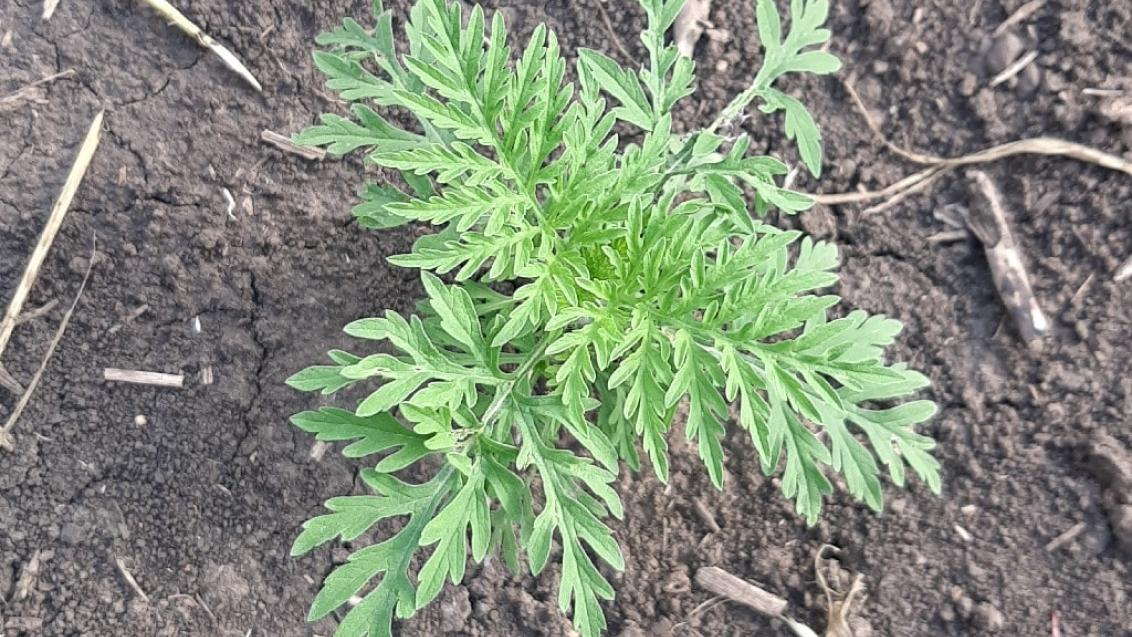
#> input picture HW10_Inference/PR1_Seldon/tests/test_image.jpg, 1132 x 637 px
$ python test_api.py --image tests/test_image.jpg
#> lines starting #> are read from the running program, lines starting #| are printed output that depends on the picture
#!/usr/bin/env python3
"""
Тестування API мікросервісу Seldon Core.
"""

import requests
import json
import argparse
import numpy as np
from PIL import Image
import os
import logging

# Налаштування логування
logging.basicConfig(level=logging.INFO)
logger = logging.getLogger(__name__)

def test_seldon_api(image_path, host="localhost", port=9000):
    """Тестування API Seldon"""
#> called with image_path = 'tests/test_image.jpg', host = 'localhost', port = 9000
    try:
        # Завантаження зображення
        logger.info(f"Завантаження зображення: {image_path}")
        image = Image.open(image_path).convert('RGB')
#> image is the input picture: PIL image 1132x637 RGB; mean R, G, B 130.3, 140.1, 122

        # Перетворення зображення в масив
        image = image.resize((224, 224))
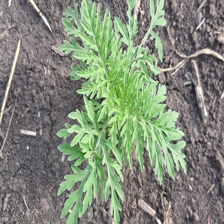
#> image: PIL image 224x224 RGB; mean R, G, B 130.3, 140.1, 122
        image_array = np.array(image)

        # Формування запиту
        payload = {
            "data": {
                "ndarray": image_array.tolist()
            }
        }

        # URL для запиту
        url = f"http://{host}:{port}/api/v1.0/predictions"
        logger.info(f"Надсилання запиту на: {url}")

        # Надсилання запиту з обробкою помилок
        try:
            response = requests.post(url, json=payload, timeout=10)
        except requests.exceptions.ConnectionError:
            # Пробуємо альтернативний URL для FastAPI-сервера
            logger.warning(f"Не вдалося підключитися до {url}, пробуємо альтернативний URL /predict")
            url = f"http://{host}:{port}/predict"
            logger.info(f"Надсилання запиту на: {url}")

            # Надсилаємо як multipart/form-data
            files = {"file": ("image.jpg", open(image_path, "rb"), "image/jpeg")}
            data = {"confidence": "0.0"}
            response = requests.post(url, files=files, data=data, timeout=10)

        # Перевірка статусу відповіді
        if response.status_code == 200:
            result = response.json()

            # Виведення результатів
            print("\nРезультати API запиту:")
            print(json.dumps(result, indent=2))
            print("\nТоп прогнозувань:")

            if "predictions" in result:
                for pred in result["predictions"]:
                    print(f"{pred['rank']}. {pred['class_name']}: {pred['probability']:.4f}")
            else:
                print("Структура відповіді не містить прогнозувань")
        else:
            print(f"Помилка запиту: {response.status_code}")
            print(response.text)

    except Exception as e:
        logger.error(f"Помилка при тестуванні API: {e}")
        import traceback
        traceback.print_exc()

def find_test_image():
    """Поиск тестового изображения"""
    test_dirs = ["tests", "test", "./", "../"]
    image_types = ["test_image.jpg", "test.jpg", "sample.jpg", "image.jpg"]

    for test_dir in test_dirs:
        for img_type in image_types:
            path = os.path.join(test_dir, img_type)
            if os.path.exists(path):
                return path

    # Если изображение не найдено, создаем временное
    logger.warning("Тестовое изображение не найдено, создаем временное")
    img = Image.new('RGB', (224, 224), color='white')
    tmp_path = 'temp_test_image.jpg'
    img.save(tmp_path)
    return tmp_path

if __name__ == "__main__":
    parser = argparse.ArgumentParser(description="Тестирование API Seldon Core")
    parser.add_argument("--image", type=str, help="Путь к изображению для тестирования")
    parser.add_argument("--host", type=str, default="localhost", help="Хост API (по умолчанию: localhost)")
    parser.add_argument("--port", type=int, default=9000, help="Порт API (по умолчанию: 9000)")

    args = parser.parse_args()

    # Если путь к изображению не указан, ищем его
    if not args.image:
        args.image = find_test_image()

    test_seldon_api(args.image, args.host, args.port)
#> (the call stopped at in test_seldon_api, `response = requests.post(url, json=payload, timeout=10)`: requests is not available in this run)

    # Удаляем временный файл если он был создан
    if args.image == 'temp_test_image.jpg' and os.path.exists(args.image):
        os.remove(args.image)

$ run again, with HW10_Inference/PR3_Triton/tests/test_image.jpg copied over HW10_Inference/PR1_Seldon/tests/test_image.jpg
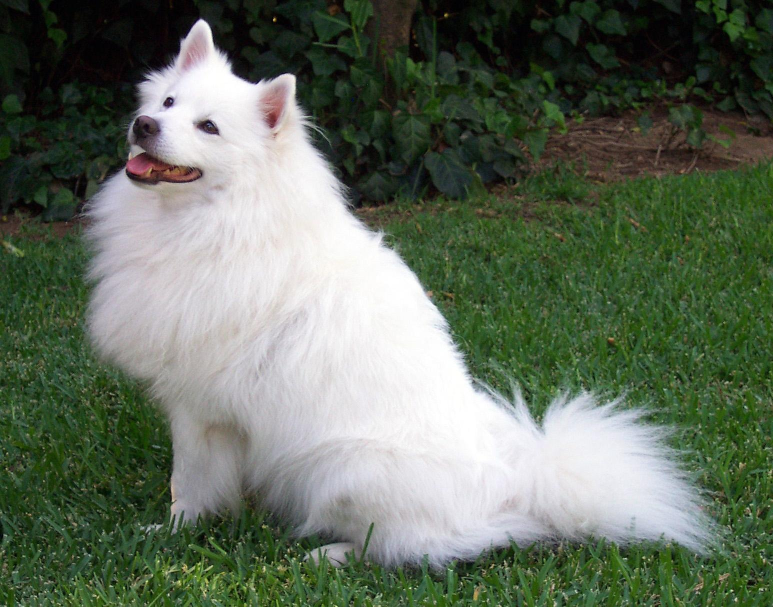
#> input picture HW10_Inference/PR3_Triton/tests/test_image.jpg, 1546 x 1213 px (shown at 1/2 size)
#> in test_seldon_api, image is the input picture: PIL image 1546x1213 RGB; mean R, G, B 99, 110, 93.8
#> in test_seldon_api, `image = image.resize((224, 224))`:
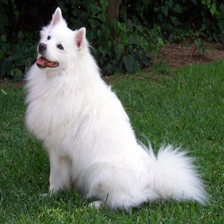
#> image: PIL image 224x224 RGB; mean R, G, B 99, 110, 93.8
